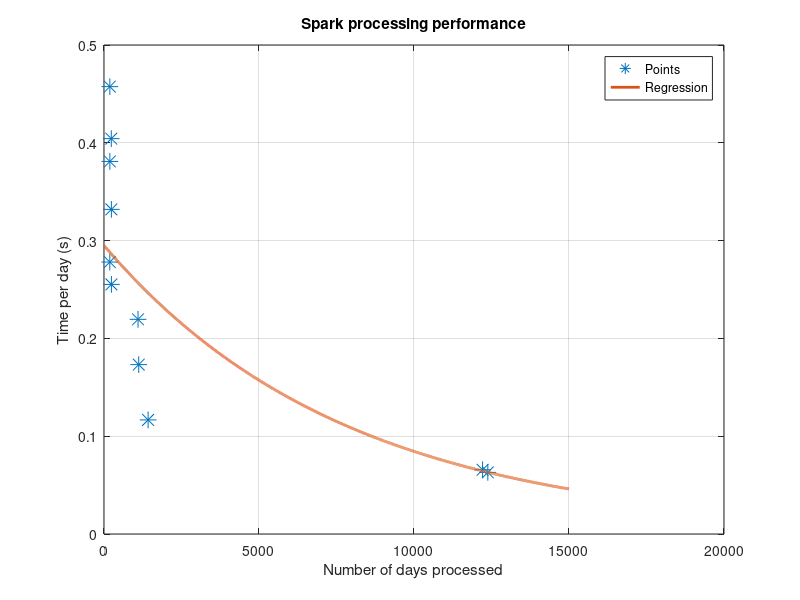

This figure's MATLAB source:
clear all
close all
clc

data = [86, 188;
        79, 238;
        241, 1098;
        802, 12212;
        166, 1423;
        61, 239;
        95, 235;
        52, 187;
        194, 1120;
        72, 189;
        780, 12381;
        ];

performance = data(:,1)./data(:,2);

p = polyfit(data(:,2), log(performance), 1);
x = linspace(0, 15e3, 15e3);
z = exp(p(2))*exp(x*p(1))+0.003;

figure, plot(data(:,2), performance, '*', 'Markersize', 12)
hold on, plot(x, z, 'linewidth', 2)
grid on, xlabel('Number of days processed'), ylabel('Time per day (s)')
title('Spark processing performance')
legend('Points', 'Regression')

